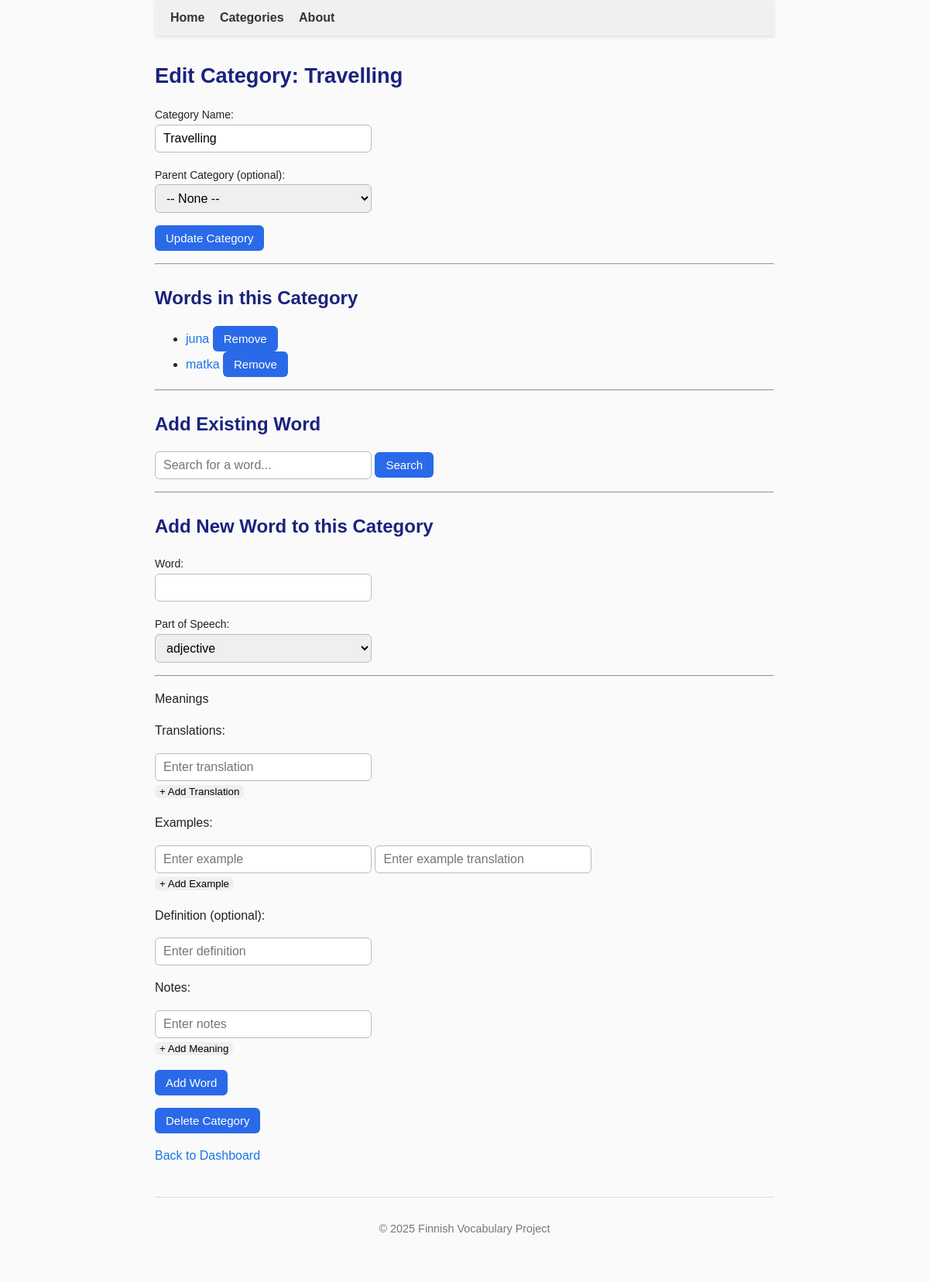
Page /admin/categories/22/edit (signed in) on the committed database.
### tables this page shows
CREATE TABLE categories (
    id INTEGER PRIMARY KEY,
    name TEXT NOT NULL UNIQUE,
    parent_id INTEGER REFERENCES categories(id)
, description TEXT);

CREATE TABLE words (
        id INTEGER PRIMARY KEY,
        word TEXT UNIQUE NOT NULL,
        pos_id INTEGER REFERENCES parts_of_speech(id)
    , created_at TEXT, updated_at TEXT, language_code TEXT DEFAULT 'fi');

### app.py (the view, shortened to what this page needs)
@app.route("/admin/categories/<int:category_id>/edit", methods=["GET", "POST"])
@admin_required
def admin_edit_category(category_id):
    conn = sqlite3.connect("finnish.db", timeout=10)  # longer timeout
    conn.row_factory = sqlite3.Row
    cur = conn.cursor()
    cur.execute("SELECT * FROM categories WHERE id = ?", (category_id,))
    category = cur.fetchone()
    if not category:
        conn.close()
        flash("Category not found.", "danger")
        return redirect(url_for("admin_dashboard"))
    cur.execute("SELECT id, name FROM categories WHERE id != ?", (category_id,))
    all_categories = cur.fetchall()
    cur.execute("SELECT id, name FROM parts_of_speech ORDER BY name")
    pos_list = cur.fetchall()
    action = request.form.get("action")
    search_query = request.args.get("word_query", "").strip()
    search_results = []
    if search_query:
        cur.execute("SELECT id, word FROM words WHERE word LIKE ? ORDER BY word", (f"{search_query}%",))
        search_results = cur.fetchall()
    cur.execute("""
        SELECT w.id, w.word
        FROM words w
        JOIN word_categories wc ON w.id = wc.word_id
        WHERE wc.category_id = ?
        ORDER BY w.word
    """, (category_id,))
    category_words = cur.fetchall()
    conn.close()
    return render_template(
        "admin_edit_category.html",
        category=category,
        all_categories=all_categories,
        category_words=category_words,
        pos_list=pos_list,
        search_query=search_query,
        search_results=search_results
    )

### app.py (called while the page is built)
def admin_required(f):
    @wraps(f)
    def decorated_function(*args, **kwargs):
        if not session.get('admin_logged_in'):
            flash("Admin login required.", "warning")
            return redirect(url_for('login'))
        return f(*args, **kwargs)
    return decorated_function

### templates/admin_edit_category.html (shortened to what this page needs)
{% extends "base.html" %}
{% block content %}
<h2>Edit Category: {{ category['name'] }}</h2>
<div class="admin-add-word-container">
    <form method="POST" action="{{ url_for('admin_edit_category', category_id=category['id']) }}" class="admin-add-word-form">
        <p>
            <label>Category Name:</label><br>
            <input type="text" name="name" value="{{ category['name'] }}" required class="admin-input">
        </p>
        <p>
            <label>Parent Category (optional):</label><br>
            <select name="parent_id" class="admin-select">
                <option value="">-- None --</option>
            </select>
        </p>
        <p>
            <button type="submit" class="admin-btn">Update Category</button>
        </p>
    </form>
    <hr>
    <h3>Words in this Category</h3>
    {% if category_words %}
        <ul>
        {% for w in category_words %}
            <li>
                <a href="{{ url_for('show_word', word_name=w['word']) }}" target="_blank">{{ w['word'] }}</a>
                <form method="POST" action="{{ url_for('admin_remove_word_from_category', category_id=category['id'], word_id=w['id']) }}" style="display:inline;">
                    <button type="submit" class="admin-btn-small delete-btn">Remove</button>
                </form>
            </li>
        {% endfor %}
        </ul>
    {% else %}
        <p><em>No words yet in this category.</em></p>
    {% endif %}
    <hr>
    <h3>Add Existing Word</h3>
    <form method="GET" action="{{ url_for('admin_edit_category', category_id=category['id']) }}" class="admin-add-word-form">
        <p>
            <input type="text" name="word_query" class="admin-input" placeholder="Search for a word..." value="{{ search_query }}">
            <button type="submit" class="admin-btn">Search</button>
        </p>
    </form>
    <hr>
    <h3>Add New Word to this Category</h3>
    <form method="POST" action="{{ url_for('admin_edit_category', category_id=category['id']) }}" class="admin-add-word-form">
        <p>
            <label>Word:</label><br>
            <input type="text" name="new_word" required class="admin-input">
        </p>
        <p>
            <label>Part of Speech:</label><br>
            <select name="pos_id" required class="admin-select">
                {% for pos in pos_list %}
                <option value="{{ pos['id'] }}">{{ pos['name'] }}</option>
                {% endfor %}
            </select>
        </p>
        <hr>
        <p>Meanings</p>
        <div id="meanings-container" class="meanings-section">
            <div class="meaning-block" data-meaning-number="1">
                <p>Translations:</p>
                <div id="translations-1" class="translations-group">
                    <input type="text" name="translations_1[]" class="admin-input" placeholder="Enter translation">
                </div>
                <button type="button" class="admin-btn" onclick="addTranslation(1)">+ Add Translation</button>
                <p>Examples:</p>
                <div id="examples-1" class="examples-group">
                    <div class="example-pair">
                        <input type="text" name="examples_1[]" class="admin-input" placeholder="Enter example">
                        <input type="text" name="examples_trans_1[]" class="admin-input" placeholder="Enter example translation">
                    </div>
                </div>
                <button type="button" class="admin-btn" onclick="addExample(1)">+ Add Example</button>
                <p>Definition (optional):</p>
                <input type="text" name="definition_1" class="admin-input" placeholder="Enter definition">
                <p>Notes:</p>
                <input type="text" name="meaning_notes[]" class="admin-input" placeholder="Enter notes">
            </div>
        </div>
        <button type="button" onclick="addMeaning()" class="admin-btn">+ Add Meaning</button>
        <p>
            <button type="submit" class="admin-btn">Add Word</button>
        </p>
    </form>
</div>
<form method="POST" action="{{ url_for('admin_delete_category', category_id=category['id']) }}" onsubmit="return confirm('Are you sure you want to delete this category? This cannot be undone.');">
    <button type="submit" class="admin-btn delete-btn"> Delete Category</button>
</form>
<p>
    <a href="{{ url_for('admin_dashboard') }}" class="admin-btn-small">Back to Dashboard</a>
</p>
{% endblock %}

### static/style.css (style rules this page uses)
body { font-family: Arial, sans-serif; max-width: 800px; margin: 0 auto; padding: 0 20px 40px 20px; line-height: 1.6; color: #222; background-color: #fafafa; }
h1, h2, h3, h4 { color: #1a237e; margin-bottom: 0.3em; }
h2 { font-size: 1.7em; }
h3 { font-size: 1.5em; }
a { text-decoration: none; color: #1a73e8; transition: color 0.2s; }
button { border: none; border-radius: 6px; cursor: pointer; transition: background-color 0.2s; }
form { position: relative; margin-bottom: 1em; }
input[type="text"], .admin-input, .admin-select { width: 280px; padding: 8px 10px; font-size: 16px; border: 1px solid #bbb; border-radius: 6px; box-sizing: border-box; }
button[type="submit"] { padding: 8px 14px; font-size: 15px; background: #2a6ae9; color: white; border-radius: 6px; }
form label { margin-right: 15px; font-size: 14px; }

### rows in the picture
categories: name "Travelling"
words: word "juna"
words: word "matka"

### other values in the picture
form field pos_id "adjective"
